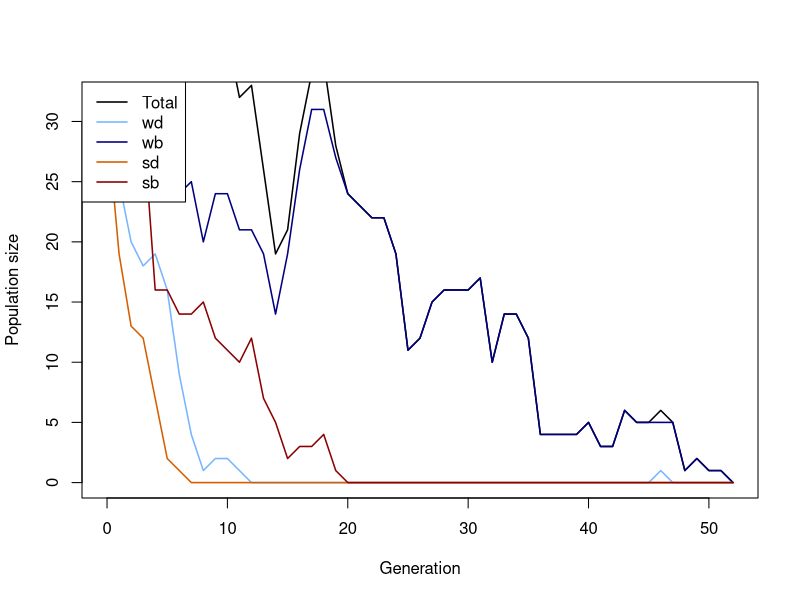
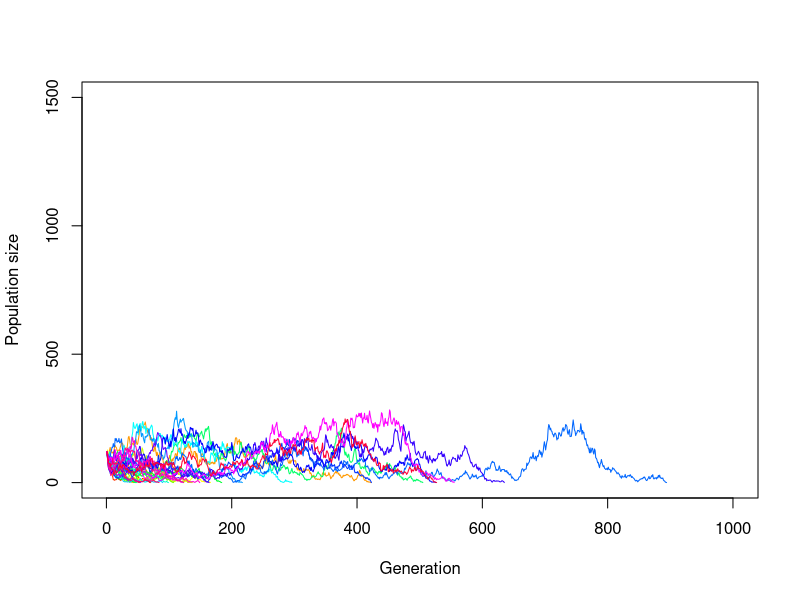
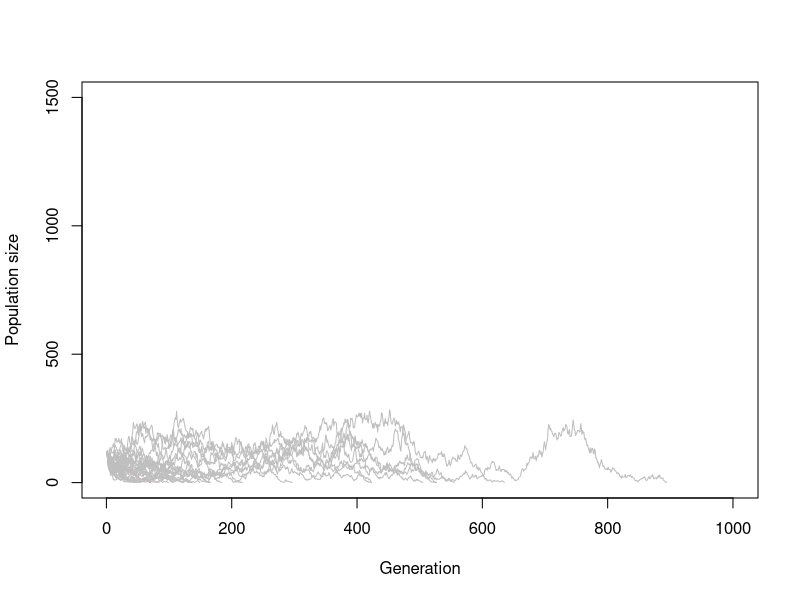
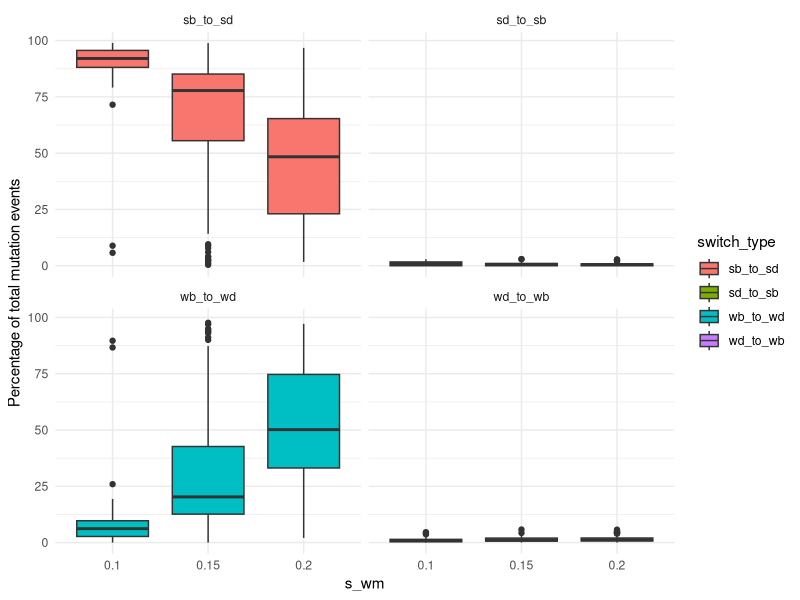
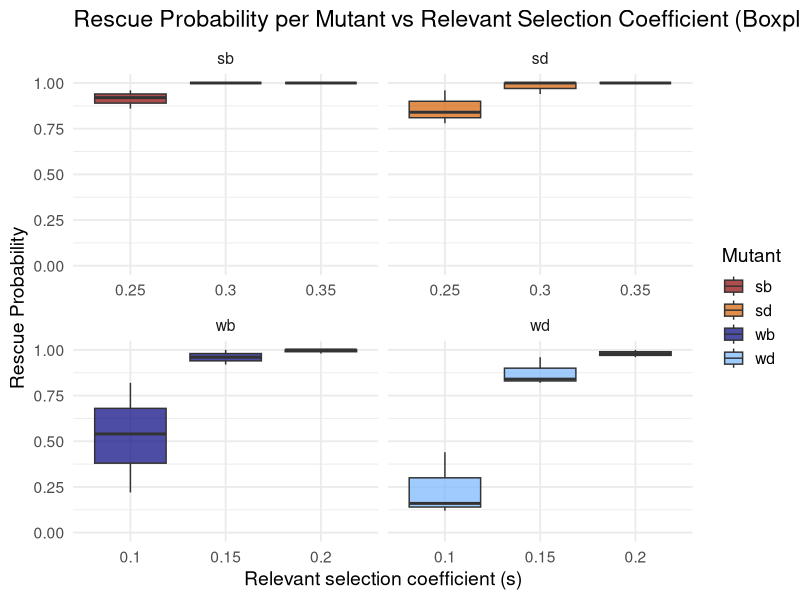
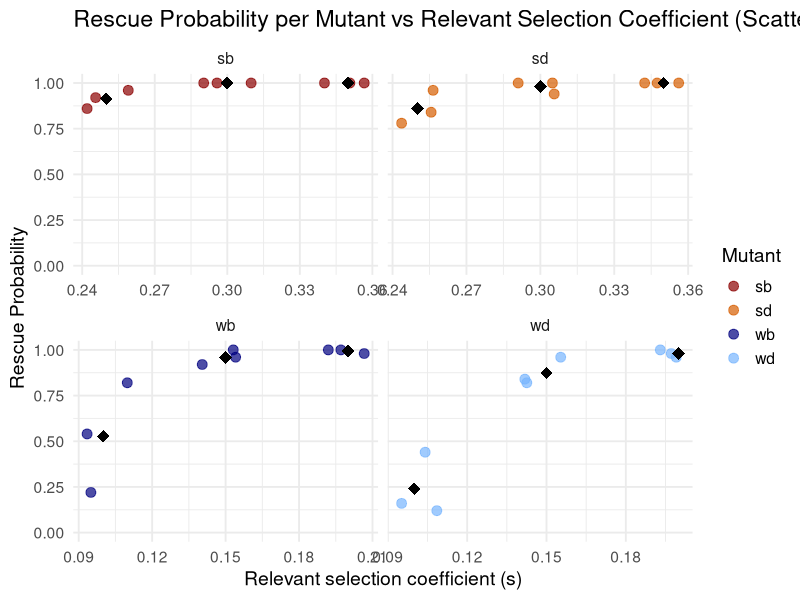
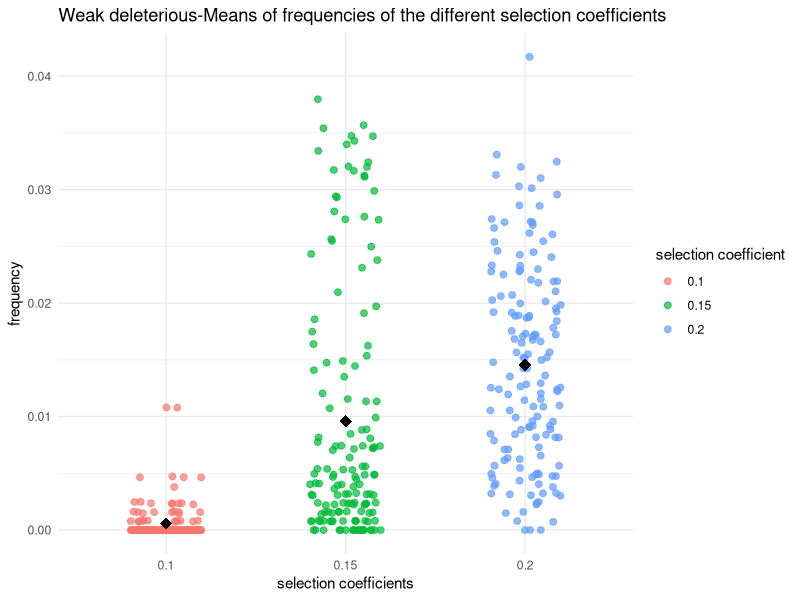
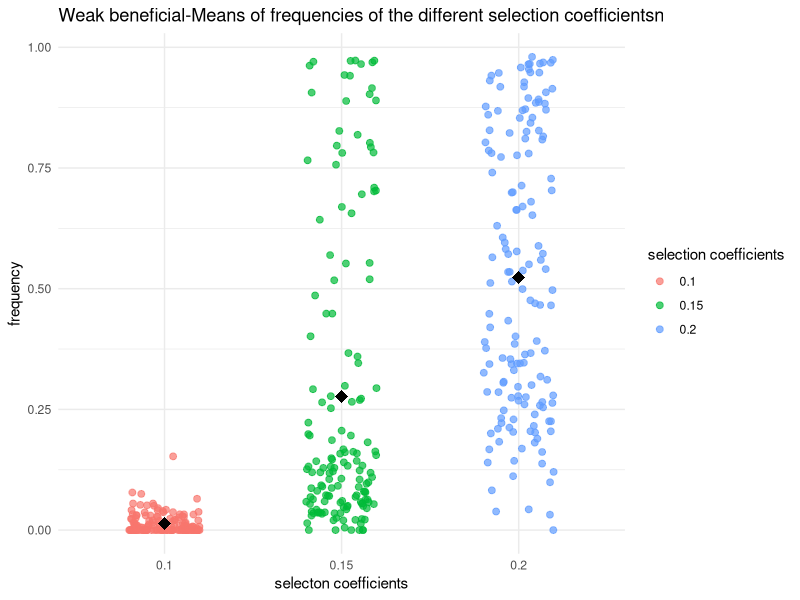

Here is the R script that generated these plots, in order:
## ---- chunk 1
# Function for simulating one Generation in the Population
# adding the population sizes, decay rates, seleection coefficients and mutation rates
simulate_one_gen <- function(N_wd, N_wb, N_sd, N_sb, decay_rate_wm, decay_rate_sm, s_wm, s_sm, m_rate_wm, m_rate_sm) {
  
  # draw Offspring according to Poisson Distribution
  # altered so all four different mutations are considered 
  # for deleterious mutations the s is calculated minus (negative effect) and for the beneficial muation the s is added (positive effect)
  
  offsp_wd <- rpois(1, N_wd * (1-decay_rate_wm-s_wm))
  offsp_wb <- rpois(1, N_wb * (1-decay_rate_wm+s_wm))
  offsp_sd <- rpois(1, N_sd * (1-decay_rate_sm-s_sm))
  offsp_sb <- rpois(1, N_sb * (1-decay_rate_sm+s_sm))
  
  # draw changing Mutants according to Poisson Distribution
  # alterations considering the for different mutations 
  
  mut_wd_to_wb <- rpois(1, offsp_wd * m_rate_wm)
  mut_sd_to_sb <- rpois(1, offsp_sd * m_rate_sm)
  mut_wb_to_wd <- rpois(1, offsp_wb * m_rate_wm)
  mut_sb_to_sd <- rpois(1, offsp_sb * m_rate_sm)
  
  # determine new Population Sizes of all four Mutants (2 versions of weak Mutations   and 2   versions of strong Mutations)
  # to account for back mutations as well (beneficial to deleterious), mutations rates for these cases are added (mut_b_to_d)
  
  N_wd_new <- max(offsp_wd - mut_wd_to_wb+ mut_wb_to_wd,0)
  N_wb_new <- max(offsp_wb - mut_wb_to_wd+ mut_wd_to_wb,0)
  N_sd_new <- max(offsp_sd - mut_sd_to_sb+ mut_sb_to_sd,0)
  N_sb_new <- max(offsp_sb - mut_sb_to_sd+ mut_sd_to_sb,0)
  
  # with the return function, the new values for population sizes are stored
  
   # Return new population sizes and mutation changes
  return(list(
    N_wd_new = N_wd_new,
    N_wb_new = N_wb_new,
    N_sd_new = N_sd_new,
    N_sb_new = N_sb_new,
    mut_wb_to_wd = mut_wb_to_wd,
    mut_wd_to_wb = mut_wd_to_wb,
    mut_sb_to_sd = mut_sb_to_sd,
    mut_sd_to_sb = mut_sd_to_sb
  ))
}
  # with print we visualize the numbers we get for the population sizes and mutation changes, we simulate the population by setting our parameters to certain values 


print(simulate_one_gen(N_wd=50, N_wb=50, N_sd=50, N_sb=50, decay_rate_wm=0, decay_rate_sm=0, s_wm=0, s_sm=0, m_rate_wm=0.005, m_rate_sm=0.005))
## ---- chunk 2
# Simulation runs until the 100th Generation

max_gen=1000

#With this function we simulate over generations, we put initial population sizes of the four mutations, with the parameter max_gen we determine that our simulation maximally runs until the 100th geneeration

simulate_pop <- function(init_wd, init_wb,  init_sd, init_sb, decay_rate_wm, decay_rate_sm, s_wm, s_sm, m_rate_wm, m_rate_sm, max_gen) {
  
  # Create the Vector in which to save the Results
  pop_vector <- c(init_wd,init_wb, init_sd, init_sb)
  
  # initiate the variables
  pop_new <- c(init_wd, init_wb, init_sd, init_sb)
  
   # defining counters for mutation changes
  count_wb_to_wd <- 0
  count_wd_to_wb <- 0
  count_sb_to_sd <- 0
  count_sd_to_sb <- 0
  total_mut_events <- 0
  
  # run the Simulation until Generation max_gen
  for (i in 1:(max_gen + 1)) {
    
    # redefine the current Population one Generation later
    results <- simulate_one_gen(pop_new[1],pop_new[2],pop_new[3],pop_new[4], decay_rate_wm, decay_rate_sm, s_wm, s_sm, m_rate_wm, m_rate_sm)
    
    # add the new Population Sizes to the Output Vector
    pop_new <- c(results$N_wd_new, results$N_wb_new, results$N_sd_new, results$N_sb_new)
    pop_vector <- rbind(pop_vector,pop_new)
    
     # count for tracking Mutations
    count_wb_to_wd <- count_wb_to_wd + results$mut_wb_to_wd
    count_wd_to_wb <- count_wd_to_wb + results$mut_wd_to_wb
    count_sb_to_sd <- count_sb_to_sd + results$mut_sb_to_sd
    count_sd_to_sb <- count_sd_to_sb + results$mut_sd_to_sb
    total_mut_events <- total_mut_events + results$mut_wb_to_wd + results$mut_wd_to_wb +
      results$mut_sb_to_sd + results$mut_sd_to_sb
      
    # Condition to stop the Simulation before max_gen: either the Population exceeds 10 Times the Original Population Size, or it goes extinct
    
    if ((sum(pop_new) >= 10 * sum(c(init_wd, init_wb, init_sd, init_sb))) || sum(pop_new) == 0)
      break

}
    # calculating Mutation Frequencies percent
    if (total_mut_events > 0) {
    freq_wb_to_wd <- 100 * count_wb_to_wd / total_mut_events
    freq_wd_to_wb <- 100 * count_wd_to_wb / total_mut_events
    freq_sb_to_sd <- 100 * count_sb_to_sd / total_mut_events
    freq_sd_to_sb <- 100 * count_sd_to_sb / total_mut_events
  } else {
    freq_wb_to_wd <- freq_wd_to_wb <- freq_sb_to_sd <- freq_sd_to_sb <- 0
  }  
  # Define the Row and Column Names of the Output Vector
  rownames(pop_vector) <- (0:max_gen)[1:length(pop_vector[,1])] 
  
  # the colom-names in our vectors are according to our mutations (wd, wb, sd, sb)
  
  colnames(pop_vector) <- c("wd","wb", "sd", "sb")
  
    
  
  # Return mutation results
  return(list(
    population = pop_vector,
    switch_stats = data.frame(
      wb_to_wd = freq_wb_to_wd,
      wd_to_wb = freq_wd_to_wb,
      sb_to_sd = freq_sb_to_sd,
      sd_to_sb = freq_sd_to_sb
    )
  ))
}
  



# Test the Function and plot the Result

max_gen <- 100

# Simulation Data with certain values determined

output <- simulate_pop(init_wd=30, init_wb=30,  init_sd=30, init_sb=30, decay_rate_wm=0.1, decay_rate_sm=0.2, s_wm=0.1, s_sm=0.2, m_rate_wm=0.003, m_rate_sm=0.005,max_gen)

# show the last few Lines of the Data Table

print(tail(output))

# extractin Population-Matrix 
pop_matrix <- output$population

# assign frequencies of mutation changes
switch_stats <- output$switch_stats


# determine x Axis Range 
x_range <- 0:(nrow(pop_matrix)-1)

# plot the Output
# this plots the total Population Size-black line visible in the plot
plot(x_range, pop_matrix[,1] + pop_matrix[,2] + pop_matrix[,3] + pop_matrix[,4],
     type='l', ylim=c(0,max(pop_matrix)), xlab="Generation", ylab="Population size",
     col="black", lwd=1.5)

# adding each mutant
lines(x_range, pop_matrix[,1], col="#77b5fe", lwd=1.5) # wd
lines(x_range, pop_matrix[,2], col="navyblue", lwd=1.5) # wb
lines(x_range, pop_matrix[,3], col="#D55E00", lwd=1.5) # sd
lines(x_range, pop_matrix[,4], col="darkred", lwd=1.5) # sb

# Legend
legend("topleft",
       legend=c("Total","wd","wb","sd","sb"),
       col=c("black","#77b5fe","navyblue","#D55E00","darkred"),
       lty=1, lwd=1.5)

# output of mutation changes in per cent
print(switch_stats)

## ---- chunk 3
# code for plotting the result of different populations in one plot
init_wd <- 30
init_wb <- 30
init_sd <- 30
init_sb <- 30
m_rate_wm <- 0.002 
m_rate_sm <- 0.003
decay_rate_wm <- 0.1
decay_rate_sm <- 0.2
s_wm <- 0.1
s_sm <- 0.2
max_gen <- 1000
replicates <- 30


# defining Data Frame to save one Row (Population Size for multiple Generations until max_gen) after one Loop
temp_output <- data.frame(array(NA, dim = c(0,max_gen)))
# defining Data Frame to save all Results from Loop
final_output <- data.frame(array(NA, dim = c(replicates,max_gen)))
# defining a Set of colors in order to color each Line differently
lines_colors <- rainbow(replicates)

# simulating a population multiple times
for (i in 1:replicates) {
  temp_output <- simulate_pop(
    init_wd, init_wb, init_sd, init_sb,
    decay_rate_wm, decay_rate_sm,
    s_wm, s_sm,
    m_rate_wm, m_rate_sm,
    max_gen = max_gen)
  # extract Pop Matrix
  pop_matrix <- temp_output$population
  
  # calculate Row Sums
  temp_output <- rowSums(pop_matrix[, c("wd", "wb", "sd", "sb")])
  # adding to Result Table
  final_output[i, 1:length(temp_output)]<-temp_output
}

# defining end_gen which is as long as the last Generation where the pop size is an actual Number and not NA yet
end_gen<-tail(which(!is.na(final_output[1,])), 1)
# Plot first Line / first Population
plot(x=1:max_gen,y=final_output[1,1:max_gen],type='l',ylim=c(0,max(1500, na.rm = TRUE)),xlab =  "Generation",ylab = "Population size", col = lines_colors[1])
# Loop for plotting each Row of Data Table / Population as a Line in the Plot
for (i in 1:replicates) {
  
  end_gen<-tail(which(!is.na(final_output[i,])), 1)
  # each line gets assigned to a Color of lines_colors
  lines(x=1:max_gen,y=final_output[i,1:max_gen], col=lines_colors[i])
  
  
}

# same plot only that all lines of populations that go extinct, are colored grey
# defining end_gen which is as long as the last Generation where the pop size is an actual Number and not NA yet
end_gen<-tail(which(!is.na(final_output[1,])), 1)
# Plot one Line / one Population
plot(x=1:max_gen,y=final_output[1,1:max_gen],type='l',ylim=c(0,max(1500, na.rm = TRUE)),xlab =  "Generation",ylab = "Population size", col = lines_colors[1])
# Loop for plotting each Row of Data Table / Population as a Line in the Plot
for (i in 1:replicates) {
  
  end_gen<-tail(which(!is.na(final_output[i,])), 1)
  # if the length of end_gen is shorter than max_gen,then the Line will be colored grey
  if (end_gen < max_gen){
    line_col <- "grey"
    # otherwise the line is colored randomly with another color
  } else {
    line_col <- lines_colors[i]
  }
  lines(x=1:max_gen,y=final_output[i,1:max_gen], col=line_col)
  
  
}

## ---- chunk 4
# set some Parameters to fixed Values

init_wd <- 30
init_wb <- 30
init_sd <- 30
init_sb <- 30
m_rate_wm <- 0.01
m_rate_sm <- 0.01
decay_rate_wm <- 0.1
decay_rate_sm <- 0.2
s_wm <- 0.05
s_sm <- 0.1
max_gen <- 1000
# determine how often to run the Simulation for each set of Parameters
no_replicates <- 50


# set Parameters to vary
s_values_wm <- c(0.10,0.15,0.2)
s_values_sm <- c(0.25,0.30,0.35)
#m_values_wm <- c(0.001,0.01,0.05)
#m_values_sm <- c(0.05,0.1,0.15)


# initialize Data Table - where to collect the Results
data_table <- c()
data_table_wd<- c()
data_table_wb<- c()
data_table_sd<- c()
data_table_sb<- c()
# empty list to save rescue results
rescue_results <- data.frame(
  s_wm = numeric(),
  s_sm = numeric(),
  replicate = integer(),
  rescued = integer()
)

# preparing list to save mutation changes (in per cent) for all replicates - only if they exist
switch_stats_all <- data.frame(
  s_wm = numeric(),
  s_sm = numeric(),
  replicate = integer(),
  wb_to_wd = numeric(),
  wd_to_wb = numeric(),
  sb_to_sd = numeric(),
  sd_to_sb = numeric()
)

library(dplyr)
library(ggplot2)
library(tidyr)

# define total runs and rescue count
total_runs<-0
rescue_count<-0
# run the Simulation across all chosen parameters
# loop over mutation rates
#for(mval_wm in m_values_wm){
 # for(mval_sm in m_values_sm){
    # loop over Selection strength
    for(sval_wm in s_values_wm){
      for(sval_sm in s_values_sm){
        # different Way of running many Simulations: make Replicates using "repeat" Function         with a counter i
        # reset Counter
        i<-1
        
        repeat {
          # increase Counter by one
          i<-i+1
          # defining total runs
          total_runs <- total_runs + 1
          # run the Simulation once
          one_run <- simulate_pop(init_wd, init_wb, init_sd, init_sb,
                                  decay_rate_wm, decay_rate_sm,
                                  sval_wm, sval_sm, m_rate_wm,m_rate_sm, max_gen)
          
          # determine total Population Sizes
         pop_matrix <- one_run$population


         total_size <- rowSums(pop_matrix)
          
          # Populationsextrakt
  pop_matrix <- one_run$population
  total_size <- rowSums(pop_matrix)
# saving mutation changes  
 if (!is.null(one_run$switch_stats) && nrow(one_run$switch_stats) > 0) {
  switch_stats <- one_run$switch_stats
  switch_stats_all <- rbind(
    switch_stats_all,
    data.frame(
      s_wm = sval_wm,
      s_sm = sval_sm,
      replicate = i-1,
      wb_to_wd = switch_stats$wb_to_wd,
      wd_to_wb = switch_stats$wd_to_wb,
      sb_to_sd = switch_stats$sb_to_sd,
      sd_to_sb = switch_stats$sd_to_sb
    )
  )
}
          
          
          # determine final Population Size for each Mutant
          N_end_wd <- pop_matrix[nrow(pop_matrix), "wd"]
          N_end_wb <- pop_matrix[nrow(pop_matrix), "wb"]
          N_end_sd <- pop_matrix[nrow(pop_matrix), "sd"]
          N_end_sb <- pop_matrix[nrow(pop_matrix), "sb"]
        
          total_end <- N_end_wd + N_end_wb + N_end_sd + N_end_sb
          # introduce rescue count
         rescued_wd <- ifelse(N_end_wd > 0, 1, 0)
         rescued_wb <- ifelse(N_end_wb > 0, 1, 0)
         rescued_sd <- ifelse(N_end_sd > 0, 1, 0)
         rescued_sb <- ifelse(N_end_sb > 0, 1, 0)

         
          # save rescue outcome (rescue or extinction)
          rescue_results <- rbind(rescue_results,
            data.frame(
              s_wm = sval_wm,
              s_sm = sval_sm,
              replicate = i - 1,
              rescued_wd = rescued_wd,
              rescued_wb = rescued_wb,
              rescued_sd = rescued_sd,
              rescued_sb = rescued_sb
  )
)

          # determine Frequencies of each mutant in the final Population
          freq_wd <- ifelse(total_end > 0, N_end_wd / total_end, 0)
          freq_wb <- ifelse(total_end > 0, N_end_wb / total_end, 0)
          freq_sd <- ifelse(total_end > 0, N_end_sd / total_end, 0)
          freq_sb <- ifelse(total_end > 0, N_end_sb / total_end, 0)
          
          
          
          data_table_wd<- rbind(data_table_wd, c(sval_wm,freq_wd))
          data_table_wb<- rbind(data_table_wb, c(sval_wm, freq_wb))
          data_table_sd<- rbind(data_table_sd,c(sval_sm, freq_sd))
          data_table_sb<-rbind(data_table_sb, c (sval_sm,freq_sb))
          # enter the Data into the Table
          data_table <- rbind(data_table,c(m_rate_wm = 0.001,m_rate_sm = 0.005,sval_wm,sval_sm,N_end_wd,N_end_wb, N_end_sd, N_end_sb,freq_wd, freq_wb, freq_sd,freq_sb)) # note that we add the                varying parameters (mutation rate and selection strength for each version of weak            and strong mutation) to the table too
          # stop the repeated Computation after no_replicates times
          
          
          if(i>no_replicates) break
          
        }
      }
    }
  #}
#}

# Population over generations
print(one_run$population)
# Mutation changes in percent
print(switch_stats_all)



# Make sure data is a proper data frame
data_table_wd <- as.data.frame(data_table_wd)

# If the column names are missing or wrong, set them
colnames(data_table_wd) <- c("V1", "V2")

# Add an index column for plotting along x-axis
data_table_wd$Index <- 1:nrow(data_table_wd)

# plotting mutation changes with different s values
switch_long <- switch_stats_all %>%
  pivot_longer(cols = c(wb_to_wd, wd_to_wb, sb_to_sd, sd_to_sb),
               names_to = "switch_type",
               values_to = "percent")

ggplot(switch_long, aes(x = factor(s_wm), y = percent, fill = switch_type)) +
  geom_boxplot() +
  facet_wrap(~ switch_type) +
  labs(x = "s_wm", y = "Percentage of total mutation events") +
  theme_minimal()

# calculate rescue probability per parameter combination



rescue_summary <- rescue_results %>%
  group_by(s_wm, s_sm) %>%
  summarise(
    rescue_prob_wd = mean(rescued_wd),
    rescue_prob_wb = mean(rescued_wb),
    rescue_prob_sd = mean(rescued_sd),
    rescue_prob_sb = mean(rescued_sb),
    .groups = "drop"
  )

print(rescue_summary)


# Prepare rescue data
rescue_long <- rescue_summary %>%
  pivot_longer(
    cols = starts_with("rescue_prob_"),
    names_to = "mutant",
    values_to = "rescue_prob"
  ) %>%
  mutate(
    mutant = gsub("rescue_prob_", "", mutant),
    s_value = case_when(
      mutant %in% c("wd", "wb") ~ s_wm,
      mutant %in% c("sd", "sb") ~ s_sm
    )
  )

library(ggplot2)

ggplot(rescue_long, aes(x = factor(s_value), y = rescue_prob, fill = mutant)) +
  geom_boxplot(alpha = 0.7) +
  scale_y_continuous(limits = c(0, 1)) +
  scale_fill_manual(values = c(
    "wd" = "#77b5fe", 
    "wb" = "navyblue", 
    "sd" = "#D55E00", 
    "sb" = "darkred"
  )) +
  facet_wrap(~ mutant, scales = "free_x") +
  labs(
    title = "Rescue Probability per Mutant vs Relevant Selection Coefficient (Boxplot)",
    x = "Relevant selection coefficient (s)",
    y = "Rescue Probability",
    fill = "Mutant"
  ) +
  theme_minimal(base_size = 14)

ggplot(rescue_long, aes(x = s_value, y = rescue_prob, color = mutant)) +
  geom_jitter(width = 0.01, height = 0, size = 3, alpha = 0.7) +
  stat_summary(fun = mean, geom = "point", shape = 18, size = 4, color = "black") +
  scale_y_continuous(limits = c(0, 1)) +
  scale_color_manual(values = c(
    "wd" = "#77b5fe", 
    "wb" = "navyblue", 
    "sd" = "#D55E00", 
    "sb" = "darkred"
  )) +
  facet_wrap(~ mutant, scales = "free_x") +
  labs(
    title = "Rescue Probability per Mutant vs Relevant Selection Coefficient (Scatterplot)",
    x = "Relevant selection coefficient (s)",
    y = "Rescue Probability",
    color = "Mutant"
  ) +
  theme_minimal(base_size = 14)














# plotting wd with different s values
  # making sure that its a data frame
data_table_wd <- as.data.frame(data_table_wd)
colnames(data_table_wd) <- c("V1", "V2")


  # Scatterplot of wd with jitter and mean 
library(ggplot2)
ggplot(data_table_wd, aes(x = factor(V1), y = V2, color = factor(V1))) +
  geom_jitter(width = 0.2, height = 0, size = 2, alpha = 0.7) +
  stat_summary(fun = mean, geom = "point", shape = 18, size = 4, color = "black") +
  labs(
    x = "selection coefficients",
    y = "frequency",
    color = "selection coefficient",
    title = "Weak deleterious-Means of frequencies of the different selection coefficients"
  ) +
  theme_minimal()

# plotting wb with different s values
  # making sure that its a data frame
data_table_wb <- as.data.frame(data_table_wb)
colnames(data_table_sb) <- c("V1", "V2")

# Scatterplot of wb with jitter and mean
ggplot(data_table_wb, aes(x = factor(V1), y = V2, color = factor(V1))) +
  geom_jitter(width = 0.2, height = 0, size = 2, alpha = 0.7) +
  stat_summary(fun = mean, geom = "point", shape = 18, size = 4, color = "black") +
  labs(
    x = "selecton coefficients",
    y = "frequency",
    color = "selection coefficients",
    title = "Weak beneficial-Means of frequencies of the different selection coefficientsn"
  ) +
  theme_minimal()

# plotting sd with different s values
  # making sure that its a data frame
data_table_sd <- as.data.frame(data_table_sd)

colnames(data_table_sd) <- c("V1", "V2")

  # Scatterplot of sd with jitter and mean
ggplot(data_table_sd, aes(x = factor(V1), y = V2, color = factor(V1))) +
  geom_jitter(width = 0.2, height = 0, size = 2, alpha = 0.7) +
  stat_summary(fun = mean, geom = "point", shape = 18, size = 4, color = "black") +
  labs(
    x = "selection coefficients ",
    y = "frequency",
    color = "selection coefficients",
    title = "Strong deletrious-Means of frequencies of the different selection coefficients"
  ) +
  theme_minimal()

# plotting sb with different s values
  # making sure that its a data frame

data_table_sb <- as.data.frame(data_table_sb)
colnames(data_table_sb) <- c("V1", "V2")

  # Scatterplot of sb with jitter and mean 
ggplot(data_table_sb, aes(x = factor(V1), y = V2, color = factor(V1))) +
  geom_jitter(width = 0.2, height = 0, size = 2, alpha = 0.7) +
  stat_summary(fun = mean, geom = "point", shape = 18, size = 4, color = "black") +
  labs(
    x = "selection coefficients",
    y = "frequency",
    color = "selection coefficients",
    title = "Strong beneficial-Means of frequencies of the different selection coefficients"
  ) +
  theme_minimal()


# mean Frequencies of each mutant
mean_freq_wd <- mean(freq_wd)*100
mean_freq_wb <- mean(freq_wb)*100
mean_freq_sd <- mean(freq_sd)*100
mean_freq_sb <- mean(freq_sb)*100

print(paste("Mean frequency of wd =", mean_freq_wd) )
print(paste("Mean frequency of wb =", mean_freq_wb) )
print(paste("Mean frequency of sd =", mean_freq_sd) )
print(paste("Mean frequency of sb =", mean_freq_sb) )

# define Column Names of Data Table
colnames(data_table) <- c("m_rate_wm","m_rate_sm","s_wm","s_sm","N_end_wd", "N_end_wb", "N_end_sd", "N_end_sb","freq_wd", "freq_wb", "freq_sd","freq_sb")
# show the first and last Lines of the Output
print(head(data_table))
print(tail(data_table))
## ---- chunk 5

# --- Initial parameters ---
init_wd <- 50
init_wb <- 50
init_sd <- 50
init_sb <- 50

decay_rate_wm <- 0.15
decay_rate_sm <- 0.25
s_wm <- 0.2
s_sm <- 0.3

max_gen <- 1000
no_replicates <- 50

# --- Parameter grids ---
s_values_wm <- c(0.10, 0.15, 0.20)
s_values_sm <- c(0.25, 0.30, 0.35)
m_values_wm <- c(0.004, 0.005, 0.006)
m_values_sm <- c(0.007, 0.008, 0.009)

# --- Initialize results containers ---
data_table <- c()
data_table_wd <- c()
data_table_wb <- c()
data_table_sd <- c()
data_table_sb <- c()

rescue_results <- data.frame(
  s_sm = numeric(),
  m_rate_sm = numeric(),
  replicate = integer(),
  rescued_sd = integer(),
  rescued_sb = integer()
)

# --- Counters ---
total_runs <- 0
rescue_count <- 0

# --- Simulation loop ---
for (mval_sm in m_values_sm) {
  for (sval_sm in s_values_sm) {
    for (rep in 1:no_replicates) {
      
      # Run your simulation (make sure simulate_pop() is defined)
      one_run <- simulate_pop(
        init_wd, init_wb, init_sd, init_sb,
        decay_rate_wm, decay_rate_sm,
        sval_sm, s_wm, mval_sm, m_rate_wm, max_gen
      )
      
      # Extract final population sizes correctly
      pop <- one_run$population
      N_end_sd <- tail(pop[, "sd"], 1)
      N_end_sb <- tail(pop[, "sb"], 1)
      
      # Determine rescue outcomes
      rescued_sd <- as.integer(N_end_sd > 0)
      rescued_sb <- as.integer(N_end_sb > 0)
      
      # Append results
      rescue_results <- rbind(
        rescue_results,
        data.frame(
          s_sm = sval_sm,
          m_rate_sm = mval_sm,
          replicate = rep,
          rescued_sd = rescued_sd,
          rescued_sb = rescued_sb
        )
      )
    }
  }
}

# --- Summarise rescue probabilities ---
library(dplyr)
rescue_summary <- rescue_results %>%
  group_by(s_sm, m_rate_sm) %>%
  summarise(
    rescue_prob_sd = mean(rescued_sd),
    rescue_prob_sb = mean(rescued_sb),
    .groups = "drop"
  )

# --- Visualisation ---
library(tidyr)
library(ggplot2)

# Long format (optional, for general plotting)
rescue_long <- rescue_summary %>%
  pivot_longer(
    cols = starts_with("rescue_prob_"),
    names_to = "mutant",
    values_to = "rescue_prob"
  ) %>%
  mutate(mutant = gsub("rescue_prob_", "", mutant))

# --- Heatmap: strong deleterious mutation ---
ggplot(rescue_summary, aes(x = factor(s_sm), y = factor(m_rate_sm), fill = rescue_prob_sd)) +
  geom_tile() +
  scale_fill_gradientn(
    colors = c("blue", "#FFB3B3", "red"),
    values = c(0, 0.3, 1),
    limits = c(0, 1),
    name = "Rescue Prob sd"
  ) +
  labs(
    title = "Heatmap: Rescue Probability of Strong Deleterious Mutation",
    x = "Strong selection coefficients",
    y = "Mutation rates (strong mutation)"
  ) +
  theme_minimal() +
  theme(
    plot.title = element_text(hjust = 0.5, size = 14, face = "bold"),
    plot.margin = margin(t = 20, r = 10, b = 10, l = 10)
  )

# --- Heatmap: strong beneficial mutation ---
ggplot(rescue_summary, aes(x = factor(s_sm), y = factor(m_rate_sm), fill = rescue_prob_sb)) +
  geom_tile() +
  scale_fill_gradientn(
    colors = c("blue", "#FFB3B3", "red"),
    values = c(0, 0.3, 1),
    limits = c(0, 1),
    name = "Rescue Prob sb"
  ) +
  labs(
    title = "Heatmap: Rescue Probability of Strong Beneficial Mutation",
    x = "Strong selection coefficients",
    y = "Mutation rates (strong mutation)"
  ) +
  theme_minimal() +
  theme(
    plot.title = element_text(hjust = 0.5, size = 14, face = "bold"),
    plot.margin = margin(t = 20, r = 10, b = 10, l = 10)
  )



rescue_results <- data.frame(
  s_wm = numeric(),
  m_rate_wm = numeric(),
  replicate = integer(),
  rescued_wd = integer(),
  rescued_wb = integer()
)

total_runs <- 0
rescue_count <- 0

# --- Simulation loop ---
for (mval_wm in m_values_wm) {
  for (sval_wm in s_values_wm) {
    for (rep in 1:no_replicates) {
      
      # Run your simulation (make sure simulate_pop() is defined)
      one_run <- simulate_pop(
        init_wd, init_wb, init_sd, init_sb,
        decay_rate_wm, decay_rate_sm,
        sval_wm, s_sm, mval_wm, m_rate_sm, max_gen
      )
      
      # Extract final population sizes correctly
      pop <- one_run$population
      N_end_wd <- tail(pop[, "wd"], 1)
      N_end_wb <- tail(pop[, "wb"], 1)
      
      # Determine rescue outcomes
      rescued_wd <- as.integer(N_end_wd > 0)
      rescued_wb <- as.integer(N_end_wb > 0)
      
      # Append results
      rescue_results <- rbind(
        rescue_results,
        data.frame(
          s_wm = sval_wm,
          m_rate_wm = mval_wm,
          replicate = rep,
          rescued_wd = rescued_wd,
          rescued_wb = rescued_wb
        )
      )
    }
  }
}

# --- Summarise rescue probabilities ---
library(dplyr)
rescue_summary <- rescue_results %>%
  group_by(s_wm, m_rate_wm) %>%
  summarise(
    rescue_prob_wd = mean(rescued_wd),
    rescue_prob_wb = mean(rescued_wb),
    .groups = "drop"
  )

# --- Visualisation ---
library(tidyr)
library(ggplot2)

# Convert to long format (optional)
rescue_long <- rescue_summary %>%
  pivot_longer(
    cols = starts_with("rescue_prob_"),
    names_to = "mutant",
    values_to = "rescue_prob"
  ) %>%
  mutate(mutant = gsub("rescue_prob_", "", mutant))

# --- Heatmap: weak deleterious mutation ---
ggplot(rescue_summary, aes(x = factor(s_wm), y = factor(m_rate_wm), fill = rescue_prob_wd)) +
  geom_tile() +
  scale_fill_gradientn(
    colors = c("blue", "#FFB3B3", "red"),
    values = c(0, 0.2, 1),
    limits = c(0, 1),
    name = "Rescue Prob wd"
  ) +
  labs(
    title = "Heatmap: Rescue Probability of Weak Deleterious Mutation",
    x = "Weak selection coefficients",
    y = "Mutation rates (weak mutation)"
  ) +
  theme_minimal() +
  theme(
    plot.title = element_text(hjust = 0.5, size = 14, face = "bold"),
    plot.margin = margin(t = 20, r = 10, b = 10, l = 10)
  )

# --- Heatmap: weak beneficial mutation ---
ggplot(rescue_summary, aes(x = factor(s_wm), y = factor(m_rate_wm), fill = rescue_prob_wb)) +
  geom_tile() +
  scale_fill_gradientn(
    colors = c("blue", "#FFB3B3", "red"),
    values = c(0, 0.3, 1),
    limits = c(0, 1),
    name = "Rescue Prob wb"
  ) +
  labs(
    title = "Heatmap: Rescue Probability of Weak Beneficial Mutation",
    x = "Weak selection coefficients",
    y = "Mutation rates (weak mutation)"
  ) +
  theme_minimal() +
  theme(
    plot.title = element_text(hjust = 0.5, size = 14, face = "bold"), # zentrieren & größer
    plot.margin = margin(t = 20, r = 10, b = 10, l = 10)              # mehr Abstand oben
  )
